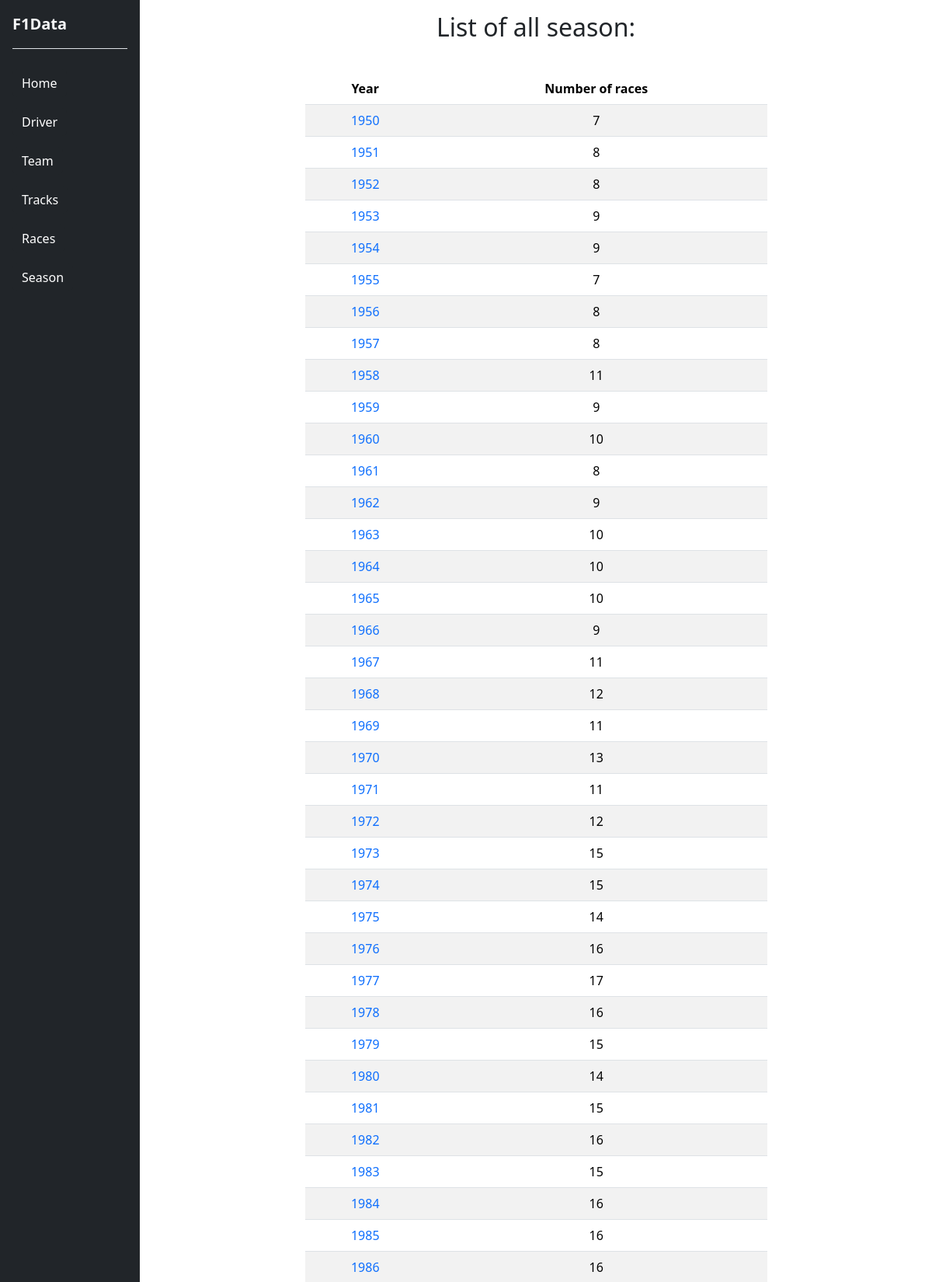
Page /season.php?page=list (upper part) on the committed database.
### tables this page shows
create table Championship (
     idChampionship int not null auto_increment,
     season year not null,
     roundNumber int,
     primary key (idChampionship));

### season.php (called while the page is built, shortened)
<?php
require_once 'bootstrap.php';
switch ($_GET['page']) {
    case 'list':
        $templateParams['title'] = 'F1Data - Season list';
        $templateParams['name'] = 'season/seasonList.php';
        $templateParams['season'] = $db->getAllSeason();
        break;
}
require 'template/base.php';

### db/database.php (called while the page is built, shortened)
<?php
class DatabaseHelper {
    private $db;
    public function __construct($servername, $username, $password, $dbname, $port){
        $this->db = new mysqli($servername, $username, $password, $dbname, $port);
    }
    public function getAllSeason() {
        $stmt = $this->db->prepare("SELECT * FROM Championship");
        $stmt->execute();
        $result = $stmt->get_result();
        return $result->fetch_all(MYSQLI_ASSOC);
    }
}

### bootstrap.php (called while the page is built, shortened)
<?php
require "db/database.php";
$db = new DatabaseHelper("localhost", "root", "", "F1Data", 3306);

### template/season/seasonList.php (the view)
<main class="float-end d-flex align-items-center flex-column">
    <?php $season = $templateParams['season'] ?>
		<h2 class="my-3">List of all season:</h2>
        <div class="tableDiv col-7 mt-4">
            <table class="table text-center table-striped">
                <thead class="sticky-top">
                    <tr>
                        <th scope="col">Year</th>
                        <th scope="col">Number of races</th>
                    </tr>
                </thead>
                <tbody>
                    <?php foreach($season as $s): ?>
                    <tr>
                        <td><a href="./season.php?page=detail&seasonId=<?php echo $s['idChampionship'] ?>"><?php echo $s['season'] ?></a></td>
                        <td><?php echo $s['roundNumber'] ?></td>
                    </tr>
                    <?php endforeach; ?>
                </tbody>
            </table>
        </div>
	</main>

### style/style.css (style rules this page uses)
body { margin: 0; overflow-y: hidden; }
table a { text-decoration: none; }
main { width: 85%; height: 100vh; }
.tableDiv { max-height: 60%; overflow: auto; }

### rows in the picture
championship: season "1950", roundNumber "7"
championship: season "1951", roundNumber "8"
championship: season "1952", roundNumber "8"
championship: season "1953", roundNumber "9"
championship: season "1954", roundNumber "9"
championship: season "1955", roundNumber "7"
championship: season "1956", roundNumber "8"
championship: season "1957", roundNumber "8"
championship: season "1958", roundNumber "11"
championship: season "1959", roundNumber "9"
championship: season "1960", roundNumber "10"
championship: season "1961", roundNumber "8"
championship: season "1962", roundNumber "9"
championship: season "1963", roundNumber "10"
championship: season "1964", roundNumber "10"
championship: season "1965", roundNumber "10"
championship: season "1966", roundNumber "9"
championship: season "1967", roundNumber "11"
championship: season "1968", roundNumber "12"
championship: season "1969", roundNumber "11"
championship: season "1970", roundNumber "13"
championship: season "1971", roundNumber "11"
championship: season "1972", roundNumber "12"
championship: season "1973", roundNumber "15"
championship: season "1974", roundNumber "15"
championship: season "1975", roundNumber "14"
championship: season "1976", roundNumber "16"
championship: season "1977", roundNumber "17"
championship: season "1978", roundNumber "16"
championship: season "1979", roundNumber "15"
championship: season "1980", roundNumber "14"
championship: season "1981", roundNumber "15"
championship: season "1982", roundNumber "16"
championship: season "1983", roundNumber "15"
championship: season "1984", roundNumber "16"
championship: season "1985", roundNumber "16"
championship: season "1986", roundNumber "16"
